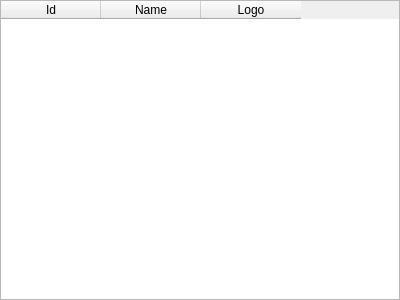
<?xml version="1.0" encoding="UTF-8"?>
<ui version="4.0">
 <class>BrandsForm</class>
 <widget class="QWidget" name="BrandsForm">
  <property name="geometry">
   <rect>
    <x>0</x>
    <y>0</y>
    <width>400</width>
    <height>300</height>
   </rect>
  </property>
  <property name="windowTitle">
   <string>Form</string>
  </property>
  <layout class="QVBoxLayout" name="verticalLayout">
   <property name="leftMargin">
    <number>0</number>
   </property>
   <property name="topMargin">
    <number>0</number>
   </property>
   <property name="rightMargin">
    <number>0</number>
   </property>
   <property name="bottomMargin">
    <number>0</number>
   </property>
   <item>
    <widget class="QTableWidget" name="tableWidget">
     <property name="selectionMode">
      <enum>QAbstractItemView::SingleSelection</enum>
     </property>
     <property name="selectionBehavior">
      <enum>QAbstractItemView::SelectRows</enum>
     </property>
     <column>
      <property name="text">
       <string>Id</string>
      </property>
     </column>
     <column>
      <property name="text">
       <string>Name</string>
      </property>
     </column>
     <column>
      <property name="text">
       <string>Logo</string>
      </property>
     </column>
    </widget>
   </item>
  </layout>
 </widget>
 <resources/>
 <connections/>
</ui>
